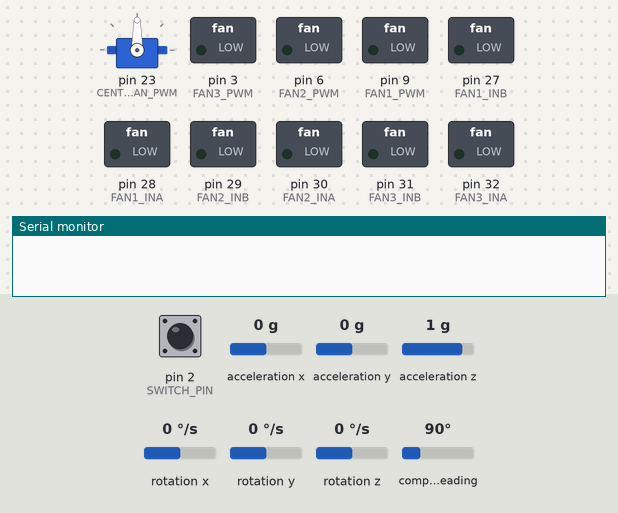
The sketch below on a simulated Arduino Mega 2560, built for the host (arithmetic inside an expression is 32-bit, double 64-bit). Shown: servo, switched loads named in the sketch (green lamp = pin HIGH), the last lines printed to the serial monitor. The inputs (shaded band) are chosen by the test bench; at power-on: pin 2 (SWITCH_PIN) HIGH, acceleration x 0 g, acceleration y 0 g, acceleration z 1 g, rotation x 0 °/s, rotation y 0 °/s, rotation z 0 °/s, compass heading 90°.

Above: at 0.0 s.
At 5.3 s:
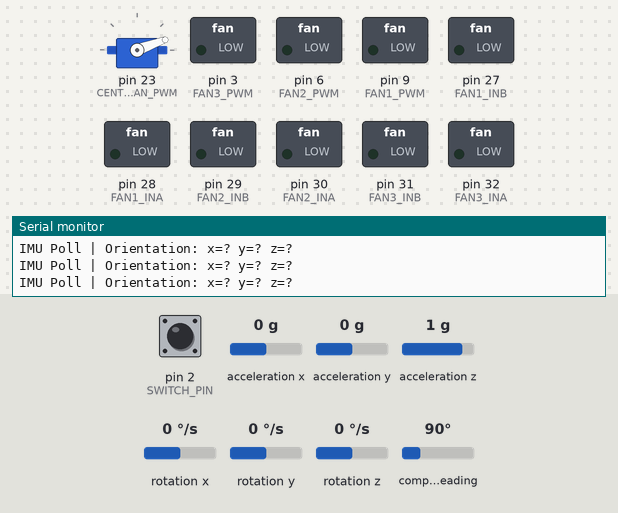
5.4 s: pin 2 (SWITCH_PIN) pulled LOW for 3.2 s
At 9.5 s:
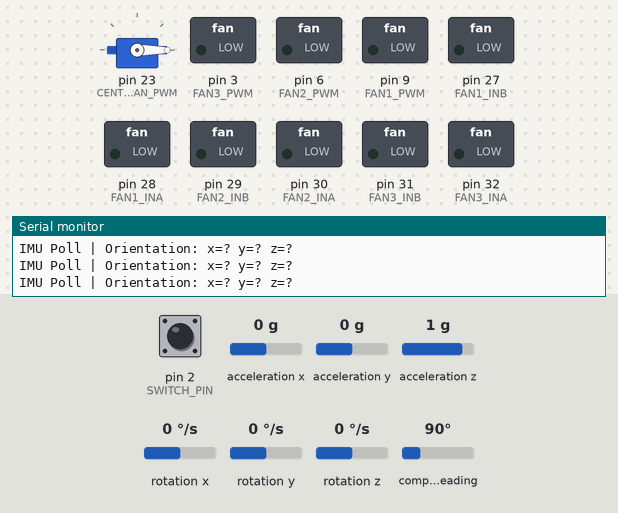
Timing chart, 0 to 11.0 s (numbered marks = the images above; inputs shaded):
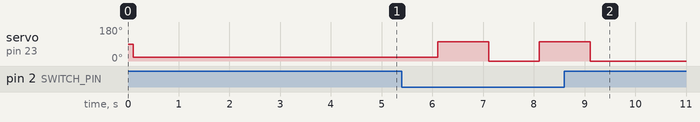

Measured:
- after the input at 5.4 s, servo on pin 23 (CENTRAL_FAN_PWM): alternates 102° for 1.0 s and 0° for 1.0 s, 4 changes in all, then stays 0°, starting after 0.71 s

The sketch:

project8rebase.ino
```cpp
//************************************************************************************
// Project 8: Obstacle avoidance
// Team 3   : Niels Larsen, Juan Oulon, Gautham Chandra, Andrew Martinez, Deepak Jha
// Date     : 04-03-2025
//************************************************************************************

#include <Servo.h>
#include <Wire.h>
#include <Adafruit_Sensor.h>
#include <Adafruit_BNO055.h>
#include <utility/imumaths.h>

// Create servo object for central fan
Servo fan;
const int CENTRAL_FAN_PWM = 23; // Central fan PWM pin

// Motor pin definitions for 3 thrust fans
#define FAN1_PWM   9
#define FAN1_INA  28
#define FAN1_INB  27
#define FAN2_PWM   6
#define FAN2_INA  30
#define FAN2_INB  29
#define FAN3_PWM   3
#define FAN3_INA  32
#define FAN3_INB  31

// User button and timing definitions
#define SWITCH_PIN   2
#define DUTY_CYCLE   64        // max PWM magnitude
#define FSM_INTERVAL 500       // FSM update interval (ms)
#define IMU_INTERVAL 5         // IMU update interval (ms)

// IMU object setup (I2C address 0x28)
Adafruit_BNO055 bno = Adafruit_BNO055(55, 0x28);

//define IR sensor pins
#define left_sensor A14
#define right_sensor A16
#define back_sensor A15


typedef enum {
    STATE_START,        // Wait for user input
    STATE_LIFT_UP,      // Spin central fan to lift
    STATE_YAW_Control,     // Run D-only yaw damping
    STATE_FANS_OFF      // Stop everything
} State;

// FSM state definitions

State currentState = STATE_START;
unsigned long last_fsm_time = 0;
unsigned long last_imu_time = 0;
unsigned long yawStartTime = 0;


float motor_values[3] = {0, 0, 0};


// ----------------------------------------------------------------------------
// Utility: bound a value into [min_value, max_value]
// ----------------------------------------------------------------------------
float bound(float value, float min_value, float max_value) {
    if (value < min_value) return min_value;
    if (value > max_value) return max_value;
    return value;
}


//------------------------------------------------------------------------------
// provides with error between goal and current heading between 180 and -180 degrees
//------------------------------------------------------------------------------
float compute_error(float theta, float heading_goal) {
  //compute the error based on the current heading - theta
  //mathematically - a heading that is overly positive should result in a negative action in order to correct
  //the opposite is true - Note that positive is counterclockwise- and needs clockwise motion to correct (negative error)
  float error = heading_goal - theta;
  //now bounding is needed - if over 180 then bound to 180, if less then -180 then bound to -180.
  if (error >= 180) {
    error = 180;
  } else if (error <= -180) {
    error = -180;
  } else {
    Serial.println("Issue with bounding in the compute_error function");
  }
  return error;
}


float db_clip(float error, float deadband, float saturation){
  float s = (error >= 0) ? 1.0f : -1.0f;
  float a = fabsf(error);
  if (a <= deadband)       return 0.0f;
  if (a >= saturation)     return s * (saturation - deadband);
  return s * (a - deadband);
}
void set_motor(int pwmPin, int inAPin, int inBPin, float val) {
    val = bound(val, -DUTY_CYCLE, DUTY_CYCLE);
    if (val > 0) {
        digitalWrite(inAPin, HIGH);
        digitalWrite(inBPin, LOW);
    } else if (val < 0) {
        digitalWrite(inAPin, LOW);
        digitalWrite(inBPin, HIGH);
    } else {
        digitalWrite(inAPin, LOW);
        digitalWrite(inBPin, LOW);
    }
    analogWrite(pwmPin, abs(val));
}

// ----------------------------------------------------------------------------
// Spin central fan to preload lift
// ----------------------------------------------------------------------------
void fan_setup() {
    fan.attach(CENTRAL_FAN_PWM);
    delay(100);
    fan.write(20);
    delay(3000);
}


// ----------------------------------------------------------------------------
// Send net forces/torque to hovercraft fans
// ----------------------------------------------------------------------------
void set_hovercraft_forces(float fx, float fy, float torque) {
    const float R = 5.5f;
    motor_values[0] = -((fx/(2*cos(30))) - (fy/(2+2*sin(30))) - (torque/(2*R*(1+sin(30)))));
    motor_values[1] =  ((fx/(2*cos(30))) + (fy/(2+2*sin(30))) + (torque/(2*R*(1+sin(30)))));
    motor_values[2] =  ((-fy/(1+sin(30))) + (torque*sin(30)/(R*(1+sin(30)))));
    set_motors(motor_values);
}
// ----------------------------------------------------------------------------
// Low-level motor driver: direction pins + PWM
// ----------------------------------------------------------------------------
void set_motors(float val[3]) {
    const float negative_gain[3] = {1.0, 1.0, 1.0};
    for (int i = 0; i < 3; i++) {
        if (val[i] < 0) val[i] *= negative_gain[i];
    }
    set_motor(FAN1_PWM, FAN1_INA, FAN1_INB, val[0]);
    set_motor(FAN2_PWM, FAN2_INA, FAN2_INB, val[1]);
    set_motor(FAN3_PWM, FAN3_INA, FAN3_INB, val[2]);
}

// ----------------------------------------------------------------------------
// D-only yaw damping step, driven by IMU rate (deg/s)
// ----------------------------------------------------------------------------
void pd_step() {
    sensors_event_t event;
    bno.getEvent(&event);  // Get current orientation
    float current_heading = event.orientation.z;  // z-axis is yaw

    imu::Vector<3> gyro = bno.getVector(Adafruit_BNO055::VECTOR_GYROSCOPE);
    float yawRate = gyro.z();      // deg/s

    // Control parameters
    float fx = 0.0;
    float fy = 0.0;
    const float Kp = 0.25f;
    const float Kd = 0.25f;
    const float deadband = 0.5f;
    const float saturation = 45.0f;  // Fixed float literal
    const float maxTorque = DUTY_CYCLE;
    const float heading_goal = 0.0f;

    // Compute errors
    float heading_error = compute_error(current_heading, heading_goal);
    float modified_error = db_clip(heading_error, deadband, saturation);

    // Calculate control output
    float torque = Kp * modified_error - Kd * yawRate;
    torque = constrain(torque, -maxTorque, maxTorque);

    // Apply forces
    set_hovercraft_forces(fx, fy, torque);
    Serial.printf("PD-Step | Error: %.2f° | Rate: %.2f°/s | Torque: %.2f\n",
                 heading_error, yawRate, torque);
}
// Add these new global variables
bool calibrationRequested = false;
bool firstButtonPress = false;
unsigned long lastButtonPressTime = 0;
const unsigned long DOUBLE_PRESS_DELAY = 500; // ms between button presses
// ----------------------------------------------------------------------------
// Poll IMU, print orientation, and run damping if active
// ----------------------------------------------------------------------------
void imu_step() {
    sensors_event_t event;
    bno.getEvent(&event);
Serial.printf("IMU Poll | Orientation: x=%.2f y=%.2f z=%.2f\n", event.orientation.x, event.orientation.y, event.orientation.z);
}

// ----------------------------------------------------------------------------
// Finite State Machine: spin up, yaw-damp for fixed time, then shut off
// ----------------------------------------------------------------------------
void fsm_step() {
    static State prevState = STATE_START;
    if (currentState != prevState) {
        Serial.printf("State changed from %d to %d\n", prevState, currentState);
        prevState = currentState;
    }

    switch (currentState) {
        case STATE_START: {
            int buttonState = digitalRead(SWITCH_PIN);
            Serial.printf("Button state: %d\n", buttonState);
            if (buttonState == LOW) {  // LOW when pressed (pullup)
                Serial.println("Button pressed - starting lift");
                currentState = STATE_LIFT_UP;
            }
            break;
        }

        case STATE_LIFT_UP:
            Serial.println("Activating central fan");
            fan.write(102);
            currentState = STATE_YAW_Control;
            yawStartTime = millis();
            break;

        case STATE_YAW_Control:
            pd_step();
             if (yawStartTime >= 800) {
                currentState = STATE_FANS_OFF;
            }
            break;

        case STATE_FANS_OFF:
            Serial.println("Stopping all motors");
            set_hovercraft_forces(0, 0, 0);
            fan.write(0);
            currentState = STATE_START;
            break;
    }
}

void setup() {
    pinMode(FAN1_PWM,   OUTPUT);
    pinMode(FAN1_INA,   OUTPUT);
    pinMode(FAN1_INB,   OUTPUT);
    pinMode(FAN2_PWM,   OUTPUT);
    pinMode(FAN2_INA,   OUTPUT);
    pinMode(FAN2_INB,   OUTPUT);
    pinMode(FAN3_PWM,   OUTPUT);
    pinMode(FAN3_INA,   OUTPUT);
    pinMode(FAN3_INB,   OUTPUT);
    pinMode(SWITCH_PIN, INPUT_PULLUP);
    pinMode(CENTRAL_FAN_PWM, OUTPUT);

    fan_setup();
    Serial.begin(115200);
    Serial.println("System ready. Press button TWICE to start.");

    if (!bno.begin()) {
        Serial.println("Failed to initialize BNO055!");
        while (1);
    }
    delay(1000);
    bno.setExtCrystalUse(true);

    // Calibration check - FIXED variable names
    uint8_t sys, gyro, accel, mag;
    bno.getCalibration(&sys, &gyro, &accel, &mag);
    Serial.printf("Calibration- sys:%d gyro:%d accel:%d mag:%d\n", sys, gyro, accel, mag);
    while (mag < 3) {
        Serial.println("Magnetometer not calibrated! Move device in figure-8 pattern");
        delay(1000);
        bno.getCalibration(&sys, &gyro, &accel, &mag);  // Fixed variable names
    }
}


void loop() {
    unsigned long now = millis();

    if (now - last_fsm_time > FSM_INTERVAL) {
        fsm_step();
        last_fsm_time = now;
    }

    if (now - last_imu_time > IMU_INTERVAL) {
        imu_step();
        last_imu_time = now;
    }
}
```
